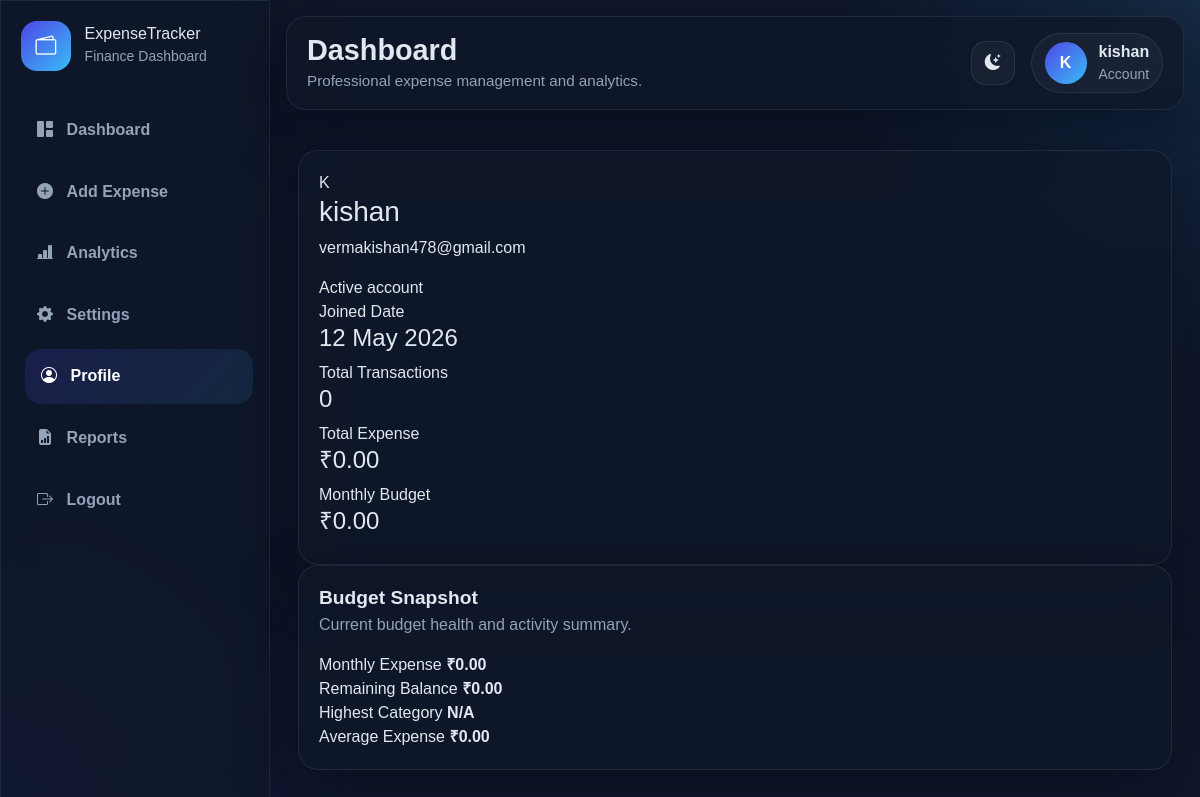
The app's page /profile (signed in) with its own data.
### app.py (models this page shows, shortened)
class User(UserMixin, db.Model):
    id = db.Column(db.Integer, primary_key=True)
    username = db.Column(db.String(120), nullable=False, unique=True)
    email = db.Column(db.String(150), nullable=False, unique=True)
    password_hash = db.Column(db.String(255), nullable=False)
    joined_at = db.Column(db.DateTime, default=datetime.utcnow)
    monthly_budget = db.Column(db.Float, default=0.0)
    theme = db.Column(db.String(20), default="dark")
    expenses = db.relationship("Expense", backref="user", lazy=True, cascade="all, delete-orphan")
    notifications = db.relationship("Notification", backref="user", lazy=True, cascade="all, delete-orphan")

### app.py (the view)
@app.route("/profile")
@login_required
def profile():
    data = get_dashboard_data(current_user)
    return render_template("profile.html", data=data)

### app.py (called while the page is built)
@login_manager.user_loader
def load_user(user_id):
    return User.query.get(int(user_id))

@app.context_processor
def inject_globals():
    if current_user.is_authenticated:
        return {
            "global_notifications": Notification.query.filter_by(
                user_id=current_user.id, is_read=False
            ).order_by(Notification.created_at.desc()).limit(5).all(),
            "global_notification_count": Notification.query.filter_by(
                user_id=current_user.id, is_read=False
            ).count(),
            "category_icons": CATEGORIES
        }
    return {
        "global_notifications": [],
        "global_notification_count": 0,
        "category_icons": CATEGORIES
    }

### templates/profile.html (shortened to what this page needs)
{% extends "base.html" %}
{% block content %}
<div class="container py-4">
    <section class="profile-grid">
        <div class="panel-card profile-card">
            <div class="profile-header-modern">
                <div class="profile-avatar-xl">{{ current_user.username[:1]|upper }}</div>
                <div>
                    <h3>{{ current_user.username }}</h3>
                    <p>{{ current_user.email }}</p>
                    <span class="status-badge success">Active account</span>
                </div>
            </div>
            <div class="profile-stats">
                <div class="profile-stat-box">
                    <span>Joined Date</span>
                    <h4>{{ current_user.joined_at.strftime('%d %b %Y') }}</h4>
                </div>
                <div class="profile-stat-box">
                    <span>Total Transactions</span>
                    <h4>{{ data.total_transactions }}</h4>
                </div>
                <div class="profile-stat-box">
                    <span>Total Expense</span>
                    <h4>₹{{ "%.2f"|format(data.total_expense) }}</h4>
                </div>
                <div class="profile-stat-box">
                    <span>Monthly Budget</span>
                    <h4>₹{{ "%.2f"|format(current_user.monthly_budget or 0) }}</h4>
                </div>
            </div>
        </div>
        <div class="panel-card">
            <div class="panel-head">
                <div>
                    <h3>Budget Snapshot</h3>
                    <p>Current budget health and activity summary.</p>
                </div>
            </div>
            <div class="budget-summary-list">
                <div class="budget-line">
                    <span>Monthly Expense</span>
                    <strong>₹{{ "%.2f"|format(data.monthly_expense) }}</strong>
                </div>
                <div class="budget-line">
                    <span>Remaining Balance</span>
                    <strong>₹{{ "%.2f"|format(data.remaining_budget) }}</strong>
                </div>
                <div class="budget-line">
                    <span>Highest Category</span>
                    <strong>{{ data.highest_category }}</strong>
                </div>
                <div class="budget-line">
                    <span>Average Expense</span>
                    <strong>₹{{ "%.2f"|format(data.average_expense) }}</strong>
                </div>
            </div>
        </div>
    </section>
</div>
{% endblock %}

### templates/base.html (shortened to what this page needs)
<!DOCTYPE html>
<html lang="en" data-theme="{{ current_user.theme if current_user.is_authenticated else 'dark' }}">
<head>
    <link href="https://api.fontshare.com/v2/css?f[]=satoshi@300,400,500,700,900&display=swap" rel="stylesheet">
    <link href="https://cdn.jsdelivr.net/npm/bootstrap@5.3.3/dist/css/bootstrap.min.css" rel="stylesheet">
    <link href="https://cdn.jsdelivr.net/npm/bootstrap-icons@1.11.3/font/bootstrap-icons.css" rel="stylesheet">
    <link rel="stylesheet" href="{{ url_for('static', filename='css/style.css') }}">
</head>
<body class="{% if request.endpoint in ['login', 'register'] %}auth-body{% else %}app-body{% endif %}">
    {% if current_user.is_authenticated %}
    <div class="dashboard-shell">
        <aside class="sidebar glass-panel" id="sidebar">
            <div class="sidebar-top">
                <a href="{{ url_for('dashboard') }}" class="brand">
                    <div class="brand-logo">
                        <i class="bi bi-wallet2"></i>
                    </div>
                    <div class="brand-text">
                        <h4>ExpenseTracker</h4>
                        <small>Finance Dashboard</small>
                    </div>
                </a>
            </div>
            <nav class="sidebar-nav">
                <a href="{{ url_for('dashboard') }}" class="nav-link-custom {% if request.endpoint == 'dashboard' %}active{% endif %}">
                    <i class="bi bi-grid-1x2-fill"></i><span>Dashboard</span>
                </a>
                <a href="{{ url_for('add_expense') }}" class="nav-link-custom {% if request.endpoint == 'add_expense' or request.endpoint == 'edit_expense' %}active{% endif %}">
                    <i class="bi bi-plus-circle-fill"></i><span>Add Expense</span>
                </a>
                <a href="{{ url_for('analytics') }}" class="nav-link-custom {% if request.endpoint == 'analytics' %}active{% endif %}">
                    <i class="bi bi-bar-chart-line-fill"></i><span>Analytics</span>
                </a>
                <a href="{{ url_for('settings') }}" class="nav-link-custom {% if request.endpoint == 'settings' %}active{% endif %}">
                    <i class="bi bi-gear-fill"></i><span>Settings</span>
                </a>
                <a href="{{ url_for('profile') }}" class="nav-link-custom {% if request.endpoint == 'profile' %}active{% endif %}">
                    <i class="bi bi-person-circle"></i><span>Profile</span>
                </a>
                <a href="{{ url_for('reports') }}" class="nav-link-custom {% if request.endpoint == 'reports' %}active{% endif %}">
                    <i class="bi bi-file-earmark-bar-graph-fill"></i><span>Reports</span>
                </a>
                <a href="{{ url_for('logout') }}" class="nav-link-custom logout-link">
                    <i class="bi bi-box-arrow-right"></i><span>Logout</span>
                </a>
            </nav>
        </aside>
        <div class="main-wrapper">
            <header class="topbar glass-panel">
                <div class="topbar-left">
                    <div>
                        <h2 class="page-heading">{% block page_heading %}Dashboard{% endblock %}</h2>
                        <p class="page-subtitle">{% block page_subtitle %}Professional expense management and analytics.{% endblock %}</p>
                    </div>
                </div>
                <div class="topbar-right">
                    <button class="icon-btn" id="themeToggle">
                        <i class="bi bi-moon-stars-fill"></i>
                    </button>
                    <a href="{{ url_for('profile') }}" class="profile-pill">
                        <div class="avatar-circle">{{ current_user.username[:1]|upper }}</div>
                        <div class="profile-meta d-none d-md-block">
                            <strong>{{ current_user.username }}</strong>
                            <small>Account</small>
                        </div>
                    </a>
                </div>
            </header>
            <main class="content-area">
                {% block content %}{% endblock %}
            </main>
        </div>
    </div>
    {% else %}
        {% block auth_content %}{% endblock %}
    {% endif %}
</body>
</html>

### static/css/style.css (style rules this page uses)
:root { --color-bg: #0f172a; --color-surface: rgba(15, 23, 42, 0.76); --color-card: rgba(30, 41, 59, 0.82); --color-text: #e2e8f0; --color-text-muted: #94a3b8; --color-border: rgba(255,255,255,0.08); --color-primary: #4F46E5; --color-secondary: #38BDF8; --color-success: #22C55E; --color-danger: #EF4444; --color-warning: #F59E0B; --shadow-lg: 0 20px 60px rgba(2, 6, 23, 0.45); --font-body: 'Satoshi', sans-serif; }
* { box-sizing: border-box; }
body { margin: 0; font-family: var(--font-body); background: radial-gradient(circle at top right, rgba(56,189,248,0.12), transparent 25%), radial-gradient(circle at left bottom, rgba(79,70,229,0.14), transparent 25%), var(--color-bg); color: var(--color-text); min-height: 100vh; }
a { text-decoration: none; color: inherit; }
.glass-panel, .panel-card { background: var(--color-surface); border: 1px solid var(--color-border); backdrop-filter: blur(18px); -webkit-backdrop-filter: blur(18px); box-shadow: var(--shadow-lg); }
.dashboard-shell { display: grid; grid-template-columns: 270px 1fr; min-height: 100vh; }
.sidebar { padding: 1.25rem; height: 100vh; position: sticky; top: 0; border-right: 1px solid var(--color-border); }
.sidebar-top { display: flex; justify-content: space-between; align-items: center; margin-bottom: 2rem; }
.brand { display: flex; align-items: center; gap: 0.85rem; }
.brand-logo { width: 50px; height: 50px; border-radius: 1rem; background: linear-gradient(135deg, var(--color-primary), var(--color-secondary)); display: grid; place-items: center; color: #fff; font-size: 1.3rem; }
.brand-text h4 { margin: 0; font-size: 1rem; }
.brand-text small { color: var(--color-text-muted); }
.sidebar-nav { display: flex; flex-direction: column; gap: 0.45rem; }
.nav-link-custom { display: flex; align-items: center; gap: 0.85rem; padding: 0.95rem 1rem; border-radius: 1rem; color: var(--color-text-muted); transition: all 0.25s ease; font-weight: 600; }
.nav-link-custom:hover, .nav-link-custom.active { background: linear-gradient(135deg, rgba(79,70,229,0.18), rgba(56,189,248,0.10)); color: #fff; transform: translateX(4px); }
.main-wrapper { min-width: 0; padding: 1rem; }
.topbar { display: flex; justify-content: space-between; align-items: center; border-radius: 1.25rem; padding: 1rem 1.25rem; margin-bottom: 1rem; }
.topbar-left, .topbar-right { display: flex; align-items: center; gap: 1rem; }
.page-heading { margin: 0; font-size: 1.8rem; font-weight: 800; }
.page-subtitle { margin: 0.15rem 0 0; color: var(--color-text-muted); font-size: 0.95rem; }
.icon-btn { width: 44px; height: 44px; border-radius: 0.9rem; border: 1px solid var(--color-border); background: rgba(255,255,255,0.04); color: var(--color-text); display: inline-grid; place-items: center; }
.profile-pill { display: flex; align-items: center; gap: 0.75rem; background: rgba(255,255,255,0.04); padding: 0.4rem 0.8rem; border: 1px solid var(--color-border); border-radius: 999px; }
.avatar-circle { width: 42px; height: 42px; border-radius: 50%; display: grid; place-items: center; background: linear-gradient(135deg, var(--color-primary), var(--color-secondary)); color: #fff; font-weight: 800; }
.profile-meta small { display: block; color: var(--color-text-muted); }
.content-area { display: flex; flex-direction: column; gap: 1rem; }
.panel-card { padding: 1.25rem; border-radius: 1.25rem; }
.panel-head { display: flex; justify-content: space-between; align-items: center; margin-bottom: 1rem; gap: 1rem; }
.panel-head h3 { margin: 0; font-size: 1.2rem; font-weight: 800; }
.panel-head p { margin: 0.25rem 0 0; color: var(--color-text-muted); }

### records on screen
User: username "K", username "kishan", email "vermakishan478@gmail.com", joined_at "12 May 2026", monthly_budget "0.00"

### other values on screen
{{ data.total_transactions }} "0"
{{ "%.2f"|format(data.total_expense) }} "0.00"
{{ "%.2f"|format(data.monthly_expense) }} "0.00"
{{ "%.2f"|format(data.remaining_budget) }} "0.00"
{{ data.highest_category }} "N/A"
{{ "%.2f"|format(data.average_expense) }} "0.00"
